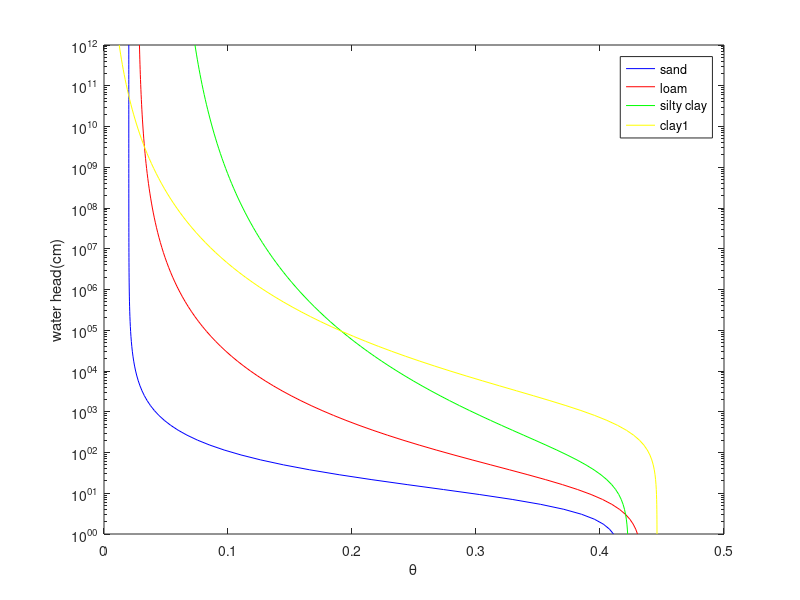

This figure's MATLAB source: (Note: this script raises an error after producing the figure.)
%
clc;
clear;
%prameter

y2=12;%y轴范围 y^y2


% sand1
thetas1=0.417;
thetar1=0.02;
alfa1=0.138;
n1=1.592;
fai1=logspace(0.0001,y2,100);
theta1=(thetas1-thetar1)*(1./(1+(alfa1*fai1).^n1)).^(1-1/n1)+thetar1;
%loam2
thetas2=0.434;
thetar2=0.027;
alfa2=0.09;
n2=1.22;
fai2=logspace(0.0001,y2,100);
theta2=(thetas2-thetar2)*(1./(1+(alfa2*fai2).^n2)).^(1-1/n2)+thetar2;
%silty clay3
thetas3=0.423;
thetar3=0.056;
alfa3=0.027;
n3=1.127;
fai3=logspace(0.0001,y2,100);
theta3=(thetas3-thetar3)*(1./(1+(alfa3*fai3).^n3)).^(1-1/n3)+thetar3;
%clay4
thetas4=0.446;
thetar4=0;
alfa4=0.00152;
n4=1.17;
fai4=logspace(0.0001,y2,100);
theta4=(thetas4-thetar4)*(1./(1+(alfa4*fai4).^n4)).^(1-1/n4)+thetar4;
% %clay2gbx
% thetas4=0.446;
% thetar4=0;
% alfa4=0.00152;
% n4=1.17;
% fai4=logspace(0.0001,y2,100);
% theta4=(thetas4-thetar4)*(1./(1+(alfa4*fai4).^n4)).^(1-1/n4)+thetar4;

%%cs5
thetas5=0.507;
thetar5=0;
alfa5=0.004;
n5=1.057;
fai5=logspace(0.0001,y2,100);
theta5=(thetas5-thetar5)*(1./(1+(alfa5*fai5).^n5)).^(1-1/n5)+thetar5;
% MSW6
thetas6=0.13;
thetar6=0.55;
alfa6=0.036;
n6=1.56;
fai6=logspace(0.0001,y2,100);
theta6=(thetas6-thetar6)*(1./(1+(alfa6*fai6).^n6)).^(1-1/n6)+thetar6;

%print
semilogy(theta1,fai1,'b',theta2,fai2,'r',theta3,fai3,'g',theta4,fai4,'y');
legend('sand','loam','silty clay','clay1');
xlabel('\theta')
ylabel('water head(cm)')

%output
theta1=theta1';
fai1=fai1';
theta2=theta2';
fai2=fai2';
theta3=theta3';
fai3=fai3';
theta4=theta4';
fai4=fai4';
theta5=theta5';
fai5=fai5';
theta6=theta6';
fai6=fai6';
output(:,1)=theta1';
output(:,2)=fai1';
output(:,3)=theta2';
output(:,4)=fai2';
output(:,5)=theta3';
output(:,6)=fai3';
output(:,7)=theta4';
output(:,8)=fai4';
output(:,9)=theta5';
output(:,10)=fai5';
output(:,11)=theta5';
output(:,12)=fai5';
xlswrite('date',output);
